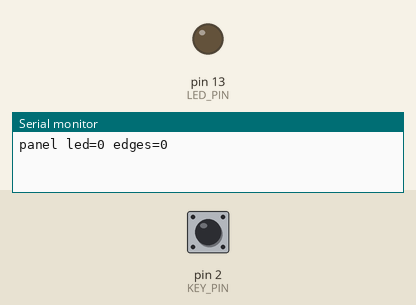
Recording of a sketch running on a simulated Arduino Uno, built with avr-gcc and run on an emulated ATmega328P. On the bench: output pins drawn as LEDs (lit = HIGH), the last lines printed to the serial monitor. The test bench sets the inputs (shaded band); at power-on: pin 2 (KEY_PIN) HIGH.

Above: at 1.2 s.
1.3 s: pin 2 (KEY_PIN) pulled LOW for 0.15 s
At 2.5 s:
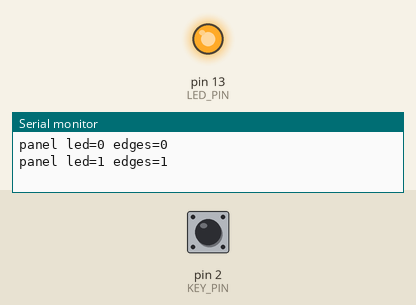
2.9 s: pin 2 (KEY_PIN) pulled LOW for 1 s
At 3.9 s:
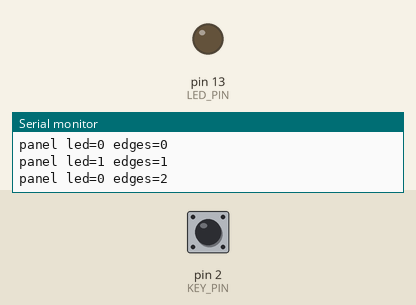
5.4 s: pin 2 (KEY_PIN) pulled LOW for 3.2 s
At 5.8 s:
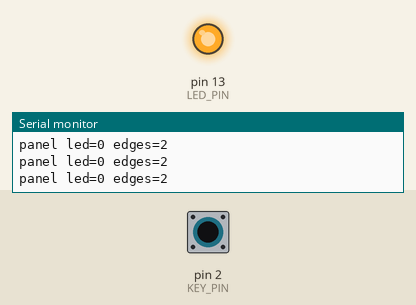
Timing chart, 0 to 8.4 s (numbered marks = the images above; inputs shaded):
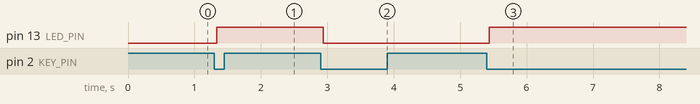

Measured:
- after the input at 1.3 s, pin 13 (LED_PIN): LOW → HIGH at once
- after the input at 2.9 s, pin 13 (LED_PIN): HIGH → LOW at once
- after the input at 5.4 s, pin 13 (LED_PIN): LOW → HIGH at once

The sketch:

reference.ino
```cpp
// Control-panel key: toggles a status LED for the technician.
// Key on D2 (pull-up to Vcc, closes to ground), LED on D13.

const int KEY_PIN = 2;
const int LED_PIN = 13;
const unsigned long SETTLE_MS = 40;
const unsigned long REPORT_MS = 1000;

bool ledLit = false;
int stable = HIGH;
int lastSeen = HIGH;
unsigned long changedAt = 0;
unsigned long lastReport = 0;
unsigned long edgeCount = 0;
unsigned long bootMs = 0;

void writeLed(bool on)
{
    ledLit = on;
    digitalWrite(LED_PIN, on ? HIGH : LOW);
}

void flipLed()
{
    writeLed(!ledLit);
    edgeCount++;
}

void report()
{
    Serial.print("panel led=");
    Serial.print(ledLit ? 1 : 0);
    Serial.print(" edges=");
    Serial.println(edgeCount);
}

void setup()
{
    pinMode(KEY_PIN, INPUT_PULLUP);
    pinMode(LED_PIN, OUTPUT);
    writeLed(false);
    Serial.begin(9600);
    stable = digitalRead(KEY_PIN);
    lastSeen = stable;
    lastReport = millis();
    bootMs = millis();
}

void loop()
{
    int nowLevel = digitalRead(KEY_PIN);
    unsigned long t = millis();

    if (nowLevel != lastSeen)
    {
        changedAt = t;
        lastSeen = nowLevel;
    }

    if ((t - changedAt) >= SETTLE_MS && nowLevel != stable)
    {
        stable = nowLevel;
        if (stable == LOW)
        {
            flipLed();
        }
    }

    if (t - lastReport >= REPORT_MS)
    {
        lastReport = t;
        report();
    }
}
```
